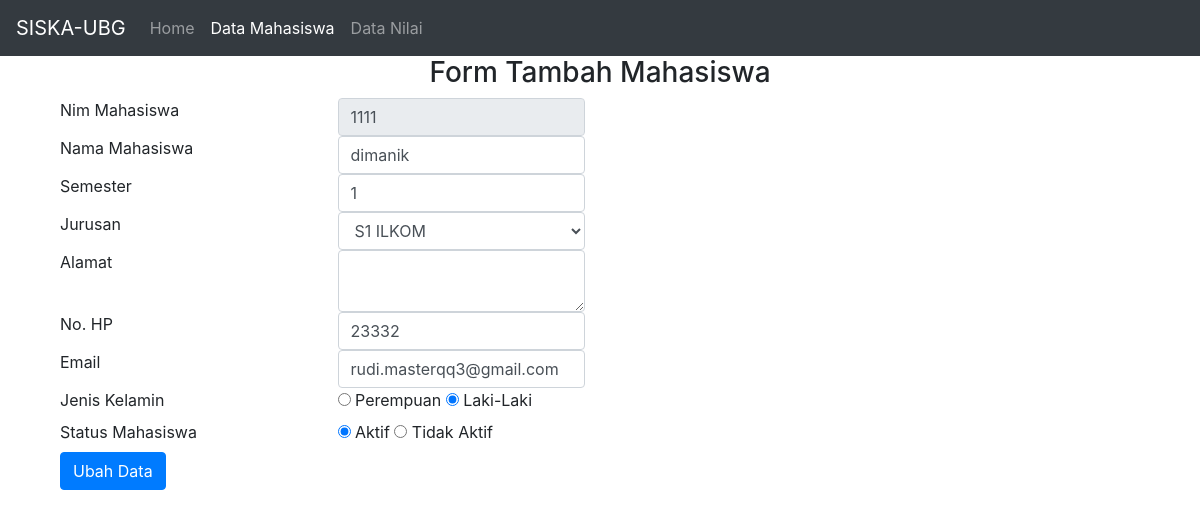
The app's page /edit_mhs.php?nim_mahasiswa=1111 with its own data.
### tables this page shows
CREATE TABLE `tb_mhs` (
  `nim_mahasiswa` int(10) NOT NULL,
  `nama_mahasiswa` varchar(50) DEFAULT NULL,
  `semester` char(3) DEFAULT NULL,
  `jurusan` varchar(20) DEFAULT NULL,
  `alamat` varchar(50) DEFAULT NULL,
  `no_hp` varchar(12) DEFAULT NULL,
  `email` varchar(50) DEFAULT NULL,
  `jenis_kelamin` enum('laki-laki','perempuan') DEFAULT NULL,
  `status_mahasiswa` enum('aktif','tidak aktif','','','') DEFAULT NULL
);

### edit_mhs.php (the view, shortened to what this page needs)
<!DOCTYPE html>
<html>
<head>
    <link rel="stylesheet" href="css/bootstrap.css">
    <link rel="stylesheet" href="css/bootstrap.min.css">
</head>
<body>
    <nav class="navbar navbar-expand-lg navbar-dark bg-dark">
        <a class="navbar-brand" href="#">SISKA-UBG</a>
        <div class="collapse navbar-collapse" id="navbarNav">
            <ul class="navbar-nav">
                <li class="nav-item ">
                    <a class="nav-link" href="home.php">Home <span class="sr-only">(current)</span></a>
                </li>
                <li class="nav-item active">
                    <a class="nav-link" href="Data_Mahasiswa.php">Data Mahasiswa</a>
                </li>
                <li class="nav-item">
                    <a class="nav-link" href="data_nilai.php">Data Nilai</a>
                </li>
            </ul>
        </div>
    </nav>
    <div class="container">
        <h3 style="text-align: center;"> Form Tambah Mahasiswa</h3>
        <div class="col-sm-6">
            <?php
            include "koneksi.php";
            $sql = $koneksi->query("SELECT * FROM tb_mhs WHERE nim_mahasiswa=" . $_GET['nim_mahasiswa']);
            $s = mysqli_fetch_array($sql);
            ?>
            <form action="proses_ubah.php" method="POST">
                <div class="row">
                    <div class="col-sm-6">
                        <label>Nim Mahasiswa</label>
                    </div>
                    <div class="col-sm-6">
                        <input type="text" name="nim_mahasiswa" class="form-control" maxlength="10" value="<?php echo $s['nim_mahasiswa'] ?>" readonly>
                    </div>
                </div>
                <div class="row">
                    <div class="col-sm-6">
                        <label>Nama Mahasiswa</label>
                    </div>
                    <div class="col-sm-6">
                        <input type="text" name="nama_mahasiswa" class="form-control" value="<?php echo $s['nama_mahasiswa'] ?>">
                    </div>
                </div>
                <div class="row">
                    <div class="col-sm-6">
                        <label>Semester</label>
                    </div>
                    <div class="col-sm-6">
                        <input type="text" name="semester" class="form-control" value="<?php echo $s['semester'] ?>">
                    </div>
                </div>
                <div class="row">
                    <div class="col-sm-6">
                        <label>Jurusan</label>
                    </div>
                    <div class="col-sm-6">
                        <select type="text" name="jurusan" class="form-control" id="">
                            <option value="S1 ILKOM" <?php echo $s['jurusan'] == 'S1 ILKOM' ? 'selected="selected"' : '' ?>>S1 ILKOM</option>
                        </select>
                    </div>
                </div>
                <div class="row">
                    <div class="col-sm-6">
                        <label>Alamat</label>
                    </div>
                    <div class="col-sm-6">
                        <textarea name="alamat" class="form-control" value="<?php echo $s['alamat'] ?>"></textarea>
                    </div>
                </div>
                <div class="row">
                    <div class="col-sm-6">
                        <label>No. HP</label>
                    </div>
                    <div class="col-sm-6">
                        <input type="number" name="no_hp" class="form-control" maxlength="12" value="<?php echo $s['no_hp'] ?>">
                    </div>
                </div>
                <div class="row">
                    <div class="col-sm-6">
                        <label>Email</label>
                    </div>
                    <div class="col-sm-6">
                        <input type="email" name="email" class="form-control" value="<?php echo $s['email'] ?>">
                    </div>
                </div>
                <div class="row">
                    <div class="col-sm-6">
                        <label>Jenis Kelamin</label>
                    </div>
                    <div class="col-sm-6">
                        <input type="radio" name="jenis_kelamin" value="Perempuan" <?php echo $s['jenis_kelamin'] == 'perempuan' ? 'checked=' : '' ?>> Perempuan
                        <input type="radio" name="jenis_kelamin" value="Laki-Laki" <?php echo $s['jenis_kelamin'] == 'laki-laki' ? 'checked=' : '' ?>> Laki-Laki
                    </div>
                </div>
                <div class="row">
                    <div class="col-sm-6">
                        <label>Status Mahasiswa</label>
                    </div>
                    <div class="col-sm-6">
                        <input type="radio" name="status_mahasiswa" value="aktif" <?php echo $s['status_mahasiswa'] == 'aktif' ? 'checked=' : '' ?>> Aktif
                        <input type="radio" name="status_mahasiswa" value="tidak_aktif" <?php echo $s['status_mahasiswa'] == 'tidak_aktif' ? 'checked=' : '' ?>> Tidak Aktif
                    </div>
                </div>
                <div class="row">
                    <div class="col-sm-6">
                        <button type="submit" class="btn btn-primary">Ubah Data</button>
                    </div>
                </div>
            </form>
        </div>
    </div>
</body>
</html>

### records on screen
tb_mhs: nim_mahasiswa "1111", nama_mahasiswa "dimanik", semester "1", jurusan "S1 ILKOM", no_hp "23332", email "rudi.masterqq3@gmail.com", jenis_kelamin "☑", status_mahasiswa "☑"
